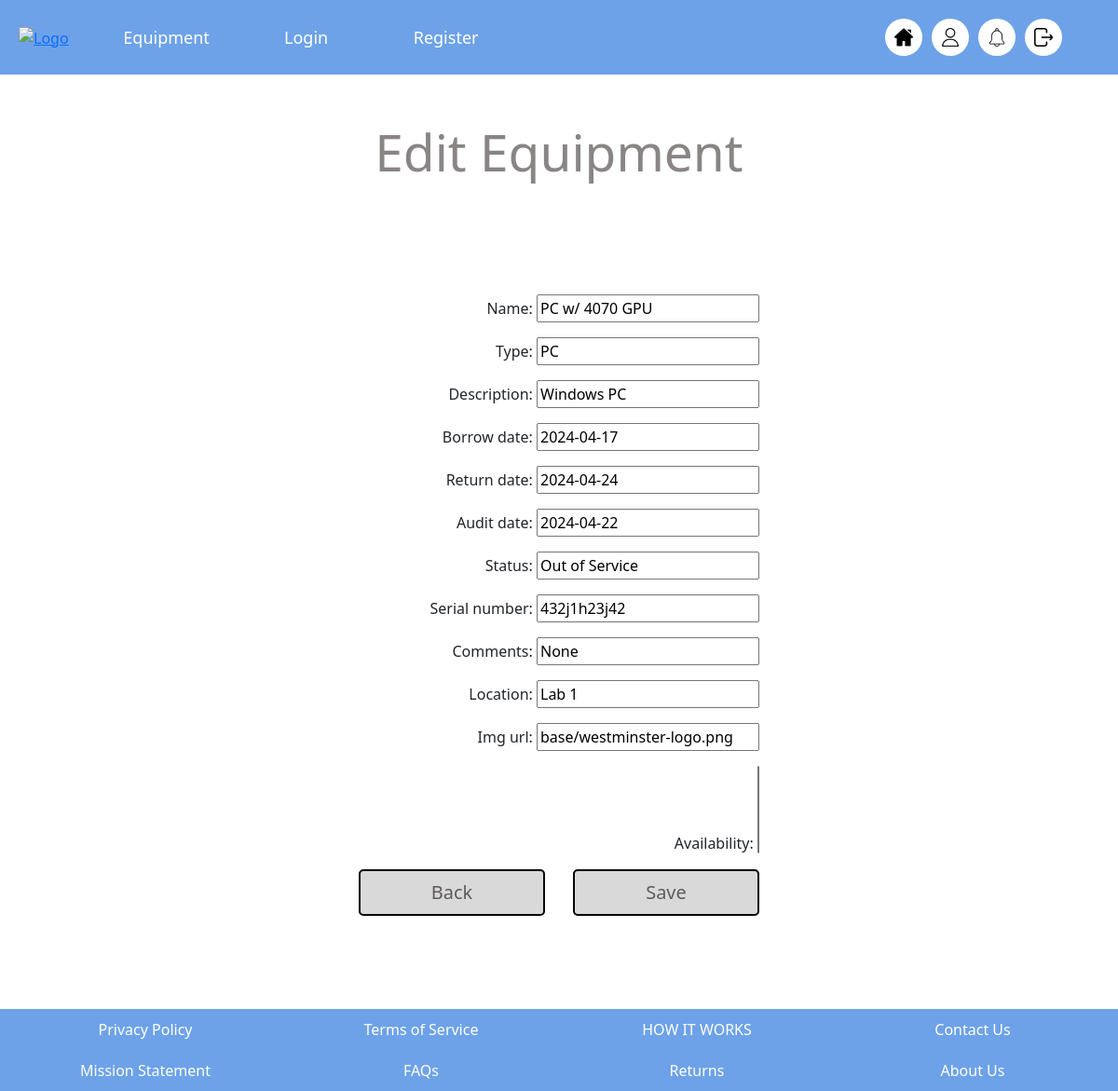
The page /edit_equipment/3/ on the database as committed earlier.
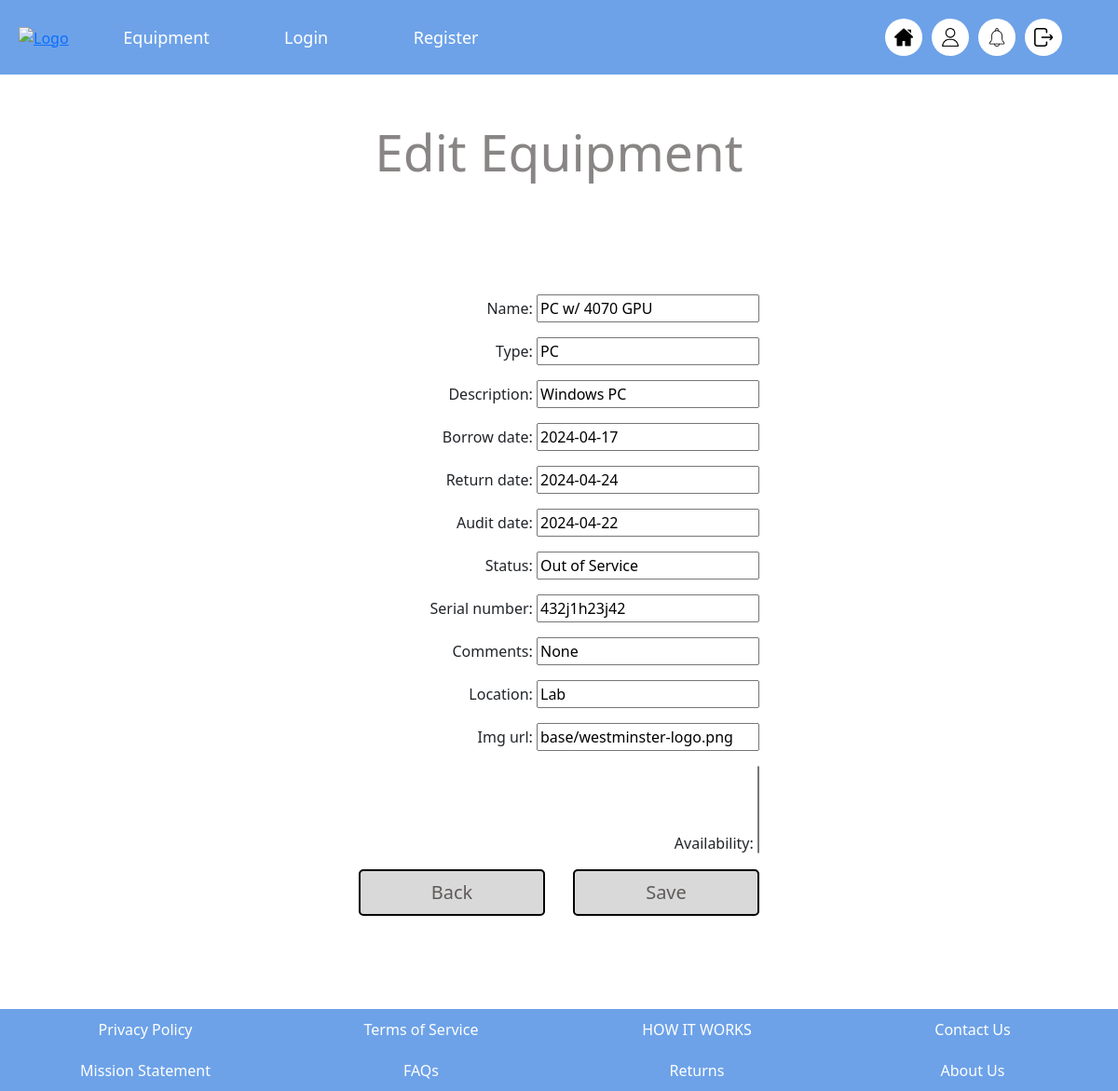
The same page on the database as committed later.
### base/models.py (models this page shows, shortened)
class Equipment(models.Model):
    name = models.CharField(max_length=254, default="N/A")
    type = models.CharField( max_length=254, default="Other")
    description = models.CharField(max_length=254)
    borrow_date = models.DateField(null=True)
    return_date = models.DateField(null=True)
    audit_date = models.DateField(null=True)
    status = models.CharField( max_length=254, null=True)
    serial_number = models.CharField( max_length=50, null=True)
    comments = models.CharField( max_length=254, default="None")
    location = models.CharField(max_length=254, default="Other")
    img_url = models.CharField(max_length=254, default="base/westminster-logo.png")
    updated = models.DateTimeField(auto_now=True)
    created = models.DateTimeField(auto_now=True)
    availability = models.ManyToManyField(User, related_name='reserved_equipment', blank=True)

### base/views.py (the view)
# urls.py: path('edit_equipment/<int:id>/', views.edit_equipment, name='edit_equipment'),
def edit_equipment(request, id):
    equipment = Equipment.objects.get(id=id)
    if request.method == "POST":
        form = EditEquipmentForm(request.POST, instance=equipment)
        if form.is_valid():
            form.save()
            return redirect("equipment_list")
    else:
        form = EditEquipmentForm(instance=equipment)
    return render(request, "base/edit-equipment.html", {"form": form})

### base/forms.py
class EditEquipmentForm(forms.ModelForm):
    class Meta:
        model = Equipment
        fields = "__all__"

### base/templates/base/edit-equipment.html (shortened to what this page needs)
{% extends 'main.html' %} {% block content %}
<main>
  <h1>Edit Equipment</h1>
  <form class="edit-equipment-form" method="post">
    {{ form.as_p }}
    <div class="signup-btn-section">
      <a class="form-button" href="{% url 'equipment_list' %}">Back</a>
      <button type="submit" class="form-button">Save</button>
    </div>
  </form>
</main>
{% endblock content %}

Rows that differ between the two databases and show on the page:
changed Equipment "PC w/ 4070 GPU": location "Lab 1" → "Lab"
